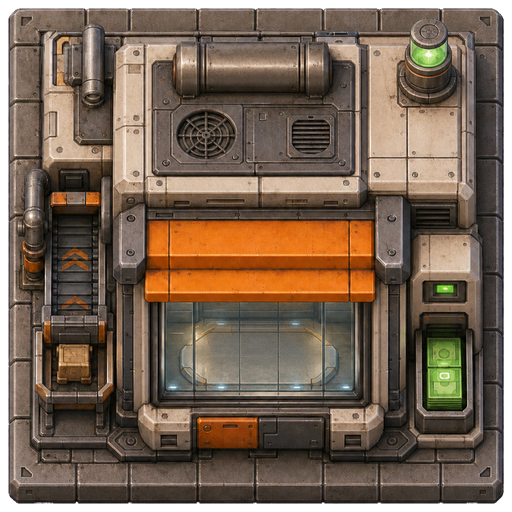
#> input picture mod/bitermotors_0.1.0/graphics/entity/sales-office/sales-office.png, 512 x 512 px, found by its file name
$ python build-factoryx-art.py
#> lines starting #> are read from the running program, lines starting #| are printed output that depends on the picture; after the words box and inside, x2 and y2 are one past the last pixel; in counts of white or black regions, pixels touching at a corner belong together
#> in normalized_icon, image is the input picture: PIL image 512x512 RGBA; mean R, G, B, A 103.8, 84.7, 68.3, 238
#!/usr/bin/env python3
"""Build deterministic Biter Motors icons and lightweight animation overlays."""

from __future__ import annotations

import math
from pathlib import Path

from PIL import Image, ImageChops, ImageDraw, ImageFilter


ROOT = Path(__file__).resolve().parents[1]
MOD_GRAPHICS = ROOT / "mod/factoryx_0.1.0/graphics"
ICON_DIR = MOD_GRAPHICS / "icons"
ANIMATION_DIR = MOD_GRAPHICS / "animation"
TECHNOLOGY_DIR = MOD_GRAPHICS / "technology"
SHOWROOM_DIR = MOD_GRAPHICS / "entity/sales-office/showroom"
ICON_SOURCE_DIR = ROOT / "art/factoryx-icon-sources"
MASTER_DIR = ROOT / "art/factoryx-masters/final"
ACTIVE_SHOWROOM_SOURCE = (
    ROOT / "art/factoryx-masters/sources/sales-office-active-empty-chroma.png"
)
VEHICLE_ICON_NAMES = {
    "prototype-roadster",
    "premium-ev",
    "mass-market-ev",
    "cybertruck",
    "robotaxi-fleet",
}

ENTITY_ICON_SOURCES = {
    "sales-office": "sales-office/sales-office.png",
    "ev-charging-station": "ev-charging-station/ev-charging-station.png",
    "ev-charging-station-v2": "ev-charging-station-v2/ev-charging-station-v2.png",
    "ev-charging-station-v3": "ev-charging-station-v3/ev-charging-station-v3.png",
    "ev-charging-station-v4": "ev-charging-station-v4/ev-charging-station-v4.png",
    "gigafactory": "gigafactory/gigafactory.png",
    "megapack": "megapack/megapack.png",
    "terrestrial-datacenter": "terrestrial-datacenter/terrestrial-datacenter.png",
    "robotaxi-service-center": "robotaxi-service-center/robotaxi-service-center.png",
    "orbital-compute-array": "orbital-compute-array/orbital-compute-array.png",
    "planetary-grid-controller": "planetary-grid-controller/planetary-grid-controller.png",
}

def alpha_bbox(image: Image.Image, threshold: int = 8) -> tuple[int, int, int, int] | None:
#> called with threshold = 8
    alpha = image.getchannel("A").point(lambda value: 255 if value > threshold else 0)
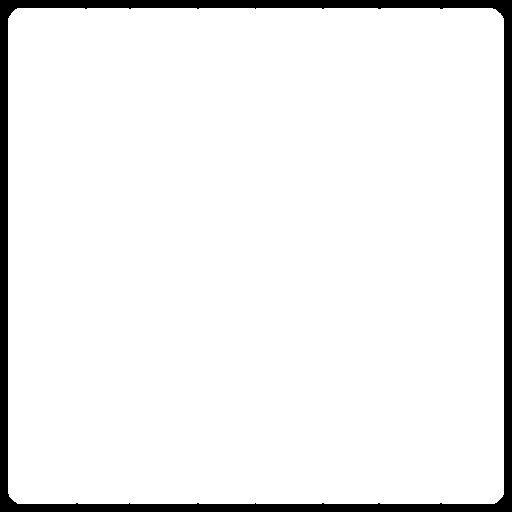
#> alpha: PIL image 512x512 L; 93.8% white; 1 black region, box (x1, y1, x2, y2) and area: (0, 0, 512, 512) 16321
    return alpha.getbbox()


def normalized_icon(image: Image.Image, subject_size: int = 216) -> Image.Image:
    image = image.convert("RGBA")
    bbox = alpha_bbox(image)
#> bbox = (8, 8, 504, 504)
    if not bbox:
        return Image.new("RGBA", (256, 256))
    subject = image.crop(bbox)
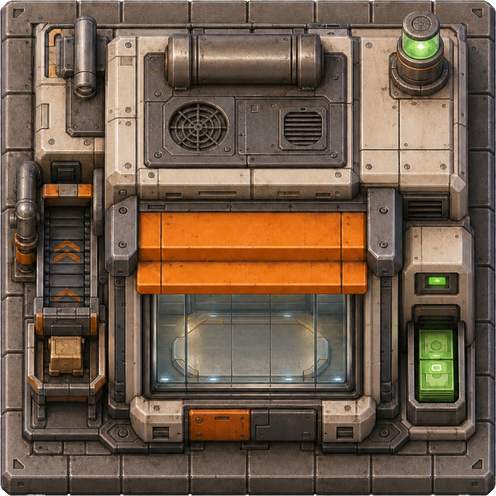
#> subject: PIL image 496x496 RGBA; mean R, G, B, A 110.6, 90.3, 72.8, 253.6; transparent parts drawn white
    scale = min(subject_size / subject.width, subject_size / subject.height)
#> scale = 0.44
    size = (
        max(1, round(subject.width * scale)),
        max(1, round(subject.height * scale)),
    )
#> size = (218, 218)
    subject = subject.resize(size, Image.Resampling.LANCZOS)
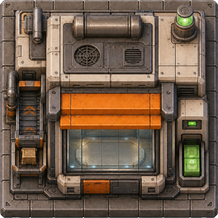
#> subject: PIL image 218x218 RGBA; mean R, G, B, A 110.9, 90.5, 73, 253.7; transparent parts drawn white
    rgb = subject.convert("RGB").filter(ImageFilter.UnsharpMask(radius=0.7, percent=75, threshold=3))
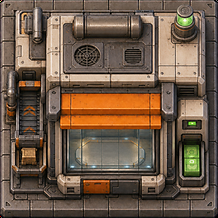
#> rgb: PIL image 218x218 RGB; mean R, G, B 110.9, 90.5, 73.1
    subject = Image.merge("RGBA", (*rgb.split(), subject.getchannel("A")))
    canvas = Image.new("RGBA", (256, 256))
#> canvas: PIL image 256x256 RGBA; every value is 0
    canvas.alpha_composite(subject, ((256 - size[0]) // 2, (256 - size[1]) // 2))
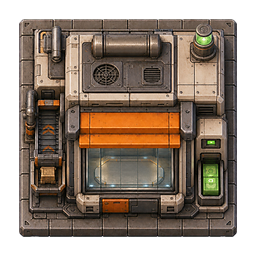
#> canvas: PIL image 256x256 RGBA; mean R, G, B, A 80.4, 65.6, 53, 184; transparent parts drawn white
    return canvas


def derive_and_normalize_icons() -> None:
    for slug, relative_source in ENTITY_ICON_SOURCES.items():
        source = MOD_GRAPHICS / "entity" / relative_source
        normalized_icon(Image.open(source), 218).save(ICON_DIR / f"{slug}.png", optimize=True)
#> pass 2 of the loop in derive_and_normalize_icons, `for slug, relative_source in ENTITY_ICON_SOURCES.items():`:
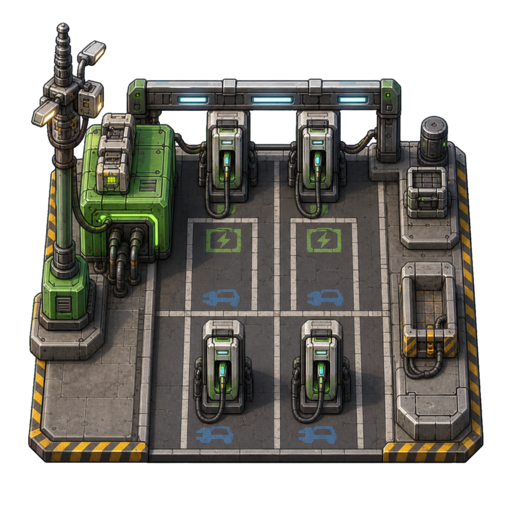
#> input picture mod/bitermotors_0.1.0/graphics/entity/ev-charging-station/ev-charging-station.png, 512 x 512 px, found by its file name
#> in normalized_icon, image is the input picture: PIL image 512x512 RGBA; mean R, G, B, A 54, 52.4, 46.4, 154.8
#> in alpha_bbox (call 2), `alpha = image.getchannel("A").point(lambda value: 255 if value > thres..`:
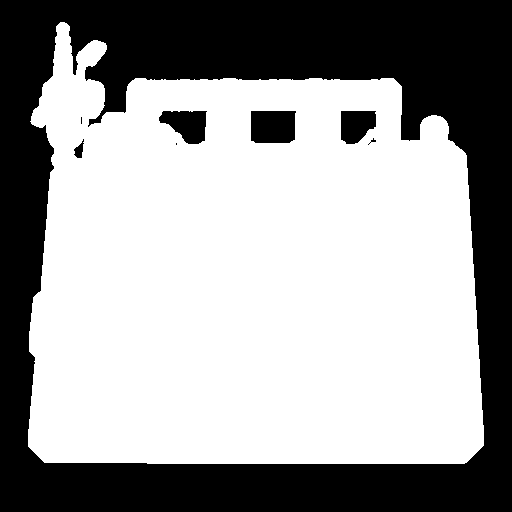
#> alpha: PIL image 512x512 L; 61.4% white; 8 black regions (3 under 20 px), largest, box (x1, y1, x2, y2) and area: (0, 0, 512, 512) 97535, (251, 111, 296, 143) 1392, (159, 111, 207, 144) 1096, (341, 111, 376, 144) 943, (74, 139, 84, 158) 101
#> bbox = (28, 22, 484, 464)
#> rgb: PIL image 218x211 RGB
#> in normalized_icon (call 2), `canvas.alpha_composite(subject, ((256 - size[0]) // 2, (256 - size[1])..`:
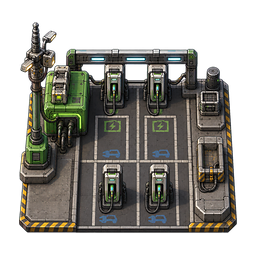
#> canvas: PIL image 256x256 RGBA; mean R, G, B, A 49.6, 48.4, 43, 141.3; transparent parts drawn white
#> pass 3 of the loop in derive_and_normalize_icons, `for slug, relative_source in ENTITY_ICON_SOURCES.items():`:
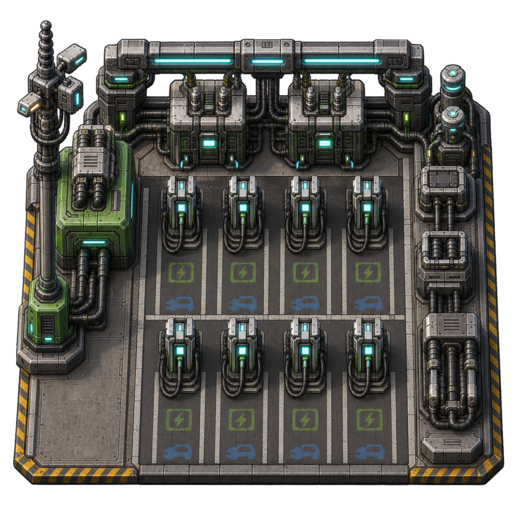
#> input picture mod/bitermotors_0.1.0/graphics/entity/ev-charging-station-v2/ev-charging-station-v2.png, 512 x 512 px, found by its file name
#> in normalized_icon, image is the input picture: PIL image 512x512 RGBA; mean R, G, B, A 59.9, 59.1, 54.4, 197.9
#> in alpha_bbox (call 3), `alpha = image.getchannel("A").point(lambda value: 255 if value > thres..`:
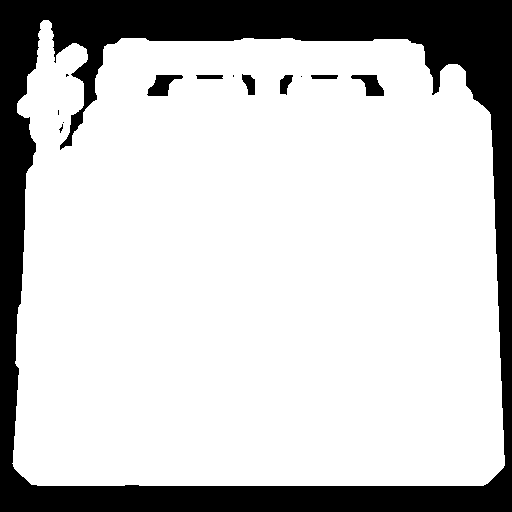
#> alpha: PIL image 512x512 L; 78.4% white; 13 black regions (6 under 20 px), largest, box (x1, y1, x2, y2) and area: (0, 0, 512, 512) 55114, (147, 75, 183, 96) 420, (351, 75, 384, 96) 380
#> bbox = (12, 20, 505, 486)
#> rgb: PIL image 218x206 RGB
#> in normalized_icon (call 3), `canvas.alpha_composite(subject, ((256 - size[0]) // 2, (256 - size[1])..`:
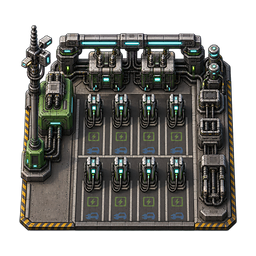
#> canvas: PIL image 256x256 RGBA; mean R, G, B, A 47.6, 47.1, 43.3, 154.7; transparent parts drawn white
#> the loop made 6 passes; the first 3 are shown

    for source in sorted(ICON_SOURCE_DIR.glob("*.png")):
        if source.stem in VEHICLE_ICON_NAMES:
            continue
        normalized_icon(Image.open(source)).save(ICON_DIR / source.name, optimize=True)

    normalized_icon(Image.open(MASTER_DIR / "agi-model.png")).save(ICON_DIR / "agi-model.png", optimize=True)


# [468 lines left out: functions build_sales_office_showroom_vehicles, sales_office_vehicle, aligned_active_showroom_source, active_showroom_background, paint_active_sales_showroom, build_sales_office_showroom_animations and 15 more, not called in this run]


def main() -> int:
    derive_and_normalize_icons()
    build_sales_office_showroom_vehicles()
    build_sales_office_showroom_animations()
    build_animations()
    build_technology_icons()
    print(f"Built normalized icons in {ICON_DIR}")
    print(f"Built Sales Office vehicle overlays in {SHOWROOM_DIR}")
    print(f"Built active Sales Office showroom animations in {ANIMATION_DIR}")
    print(f"Built animation overlays in {ANIMATION_DIR}")
    print(f"Built technology icons in {TECHNOLOGY_DIR}")
    return 0


if __name__ == "__main__":
#> (the run stopped early here; a loop or call above may not have finished)
